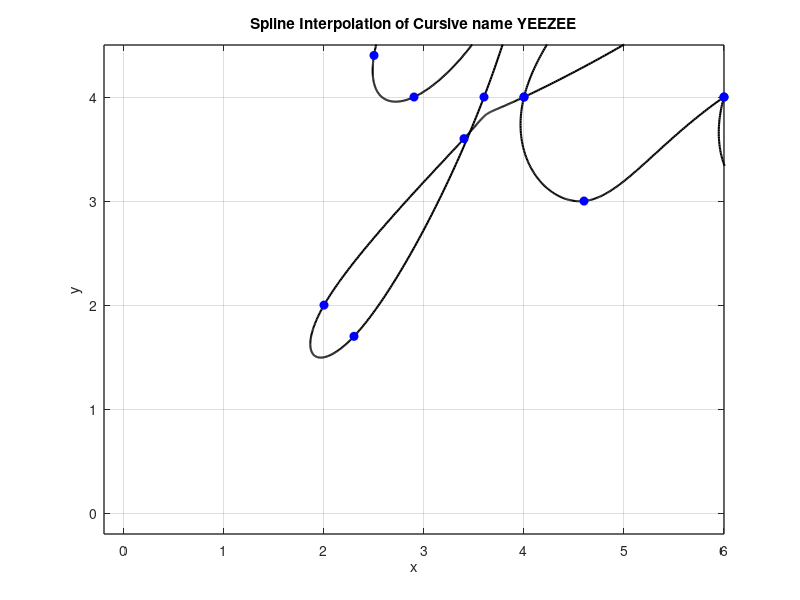

Write the MATLAB code that produced this figure.
x = [2 2.8 3 2.5 2.9 3.8 4.2 3.6 2.3 2 3.4 4 6 5.4 4 4.6 6 8 7.4 6 6.6 8 8.6 9.4 9 8 9 9.4 8.6 8 8.2 8.6 9.2 8.2 8.6 9.4 10 12 11 10 10.6 12 14 13 12 13 14];
y = [5 6 5.8 4.4 4 5 6 4 1.7 2 3.6 4 5.2 5.6 4 3 4 5.2 5.6 4 3 4 4.4 5.6 6 5 6 5.6 4.4 4 4.4 4.4 3.4 2 3 3.6 4 5.2 5.4 4 3 4 5.2 5.4 4 3 3.4];

n = length(x);
t = 0:n-1;
tt = 0:0.01:n-1;

xx = spline(t, x, tt);
yy = spline(t, y, tt);

figure(1)
plot(xx, yy, 'k', 'LineWidth', 1.5)
hold on
plot(x, y, 'bo', 'MarkerFaceColor', 'b')
axis([-0.2 6 -0.2 4.5])
grid on
title('Spline Interpolation of Cursive name YEEZEE')
xlabel('x')
ylabel('y')
set(gca, 'FontSize', 10, 'LineWidth', 1)
grid on
